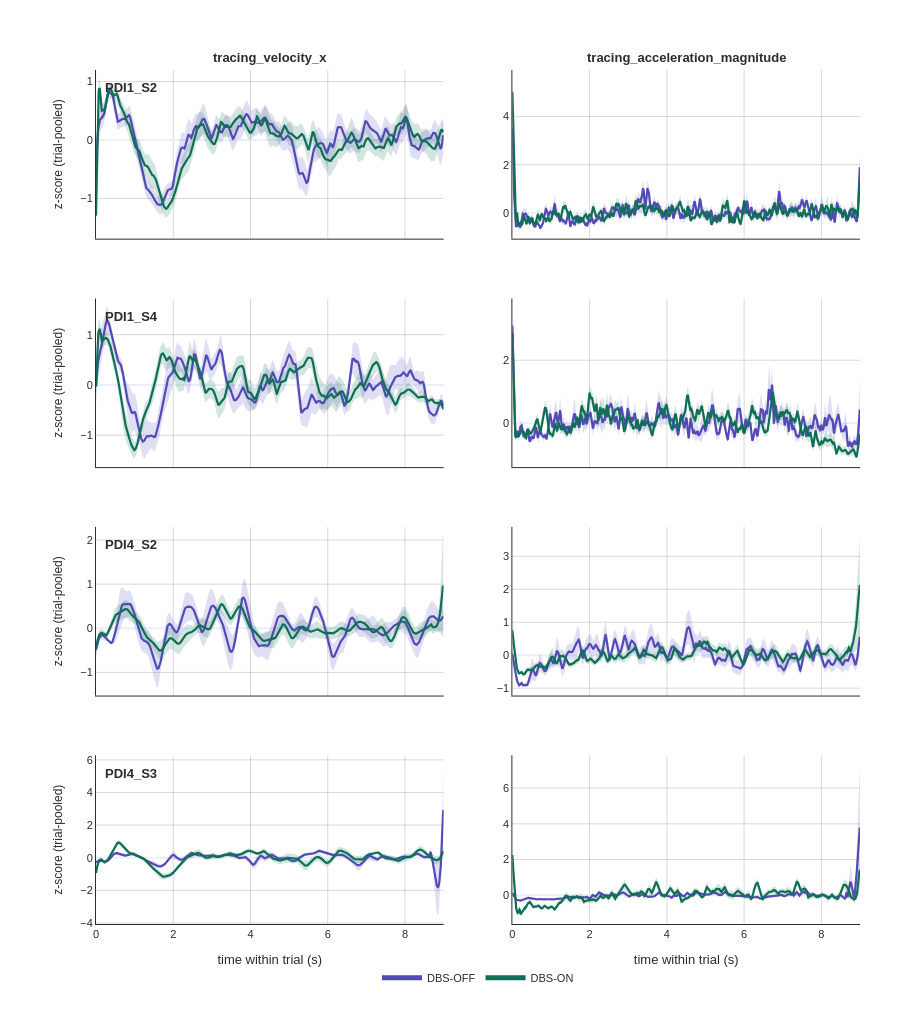

The code cell stored with this chart in its notebook:
### Markdown cell above
## Fig 6: Tracing speed DBS comparison (velocity & acceleration, 4 sessions)

### Code cell
FS = 200

def _z_column_indices_for_outputs(triplet):
    res = load_split_results(RESULTS_ROOT, triplet.psid_variant, triplet.psid_run_ts, "test")
    names = channels_as_str_list(res.get("output_channels")) if res else []
    def _ix(exact):
        for i, n in enumerate(names):
            if str(n) == exact:
                return i
        return None
    iv = _ix("tracing_velocity_x")
    ia = _ix("tracing_acceleration_magnitude")
    return (iv if iv is not None else 0, ia if ia is not None else 1)

def _trial_z_column(z_arr, col_idx):
    if z_arr is None:
        return np.full(FS * 9, np.nan)
    za = np.asarray(z_arr, dtype=float)
    if za.ndim == 2:
        if col_idx >= za.shape[1]:
            return np.full(FS * 9, np.nan)
        za = za[:, col_idx]
    else:
        za = za.ravel()
    if len(za) < FS * 9:
        return np.pad(za, (0, FS * 9 - len(za)), constant_values=np.nan)
    return za[:FS * 9]

def _zscore_traces(z_off, z_on):
    def _norm(seq):
        if not seq:
            return seq
        pool = np.concatenate([np.asarray(a, dtype=float).ravel() for a in seq])
        pool = pool[np.isfinite(pool)]
        if not pool.size:
            return seq
        mu, sig = float(np.mean(pool)), float(np.std(pool))
        if sig < 1e-9:
            sig = 1.0
        return [(np.asarray(a, dtype=float) - mu) / sig for a in seq]
    return _norm(z_off), _norm(z_on)

triplets = get_triplets()
n_sessions_tr = len(triplets)
t = np.arange(FS * 9) / FS

# Layout: one row per session × 2 columns (velocity | acceleration). Drop per-cell
# subplot_titles to avoid repeated labels; use one session annotation per row instead.
fig = make_subplots(
    rows=n_sessions_tr, cols=2, shared_xaxes=True, shared_yaxes=False,
    vertical_spacing=0.07, horizontal_spacing=0.09,
)

trial_counts: list[tuple[str, int, int]] = []
for pi, tri in enumerate(triplets):
    trials = load_results_for_triplet(tri)
    if not trials:
        continue
    iv, ia = _z_column_indices_for_outputs(tri)

    def _collect(col_idx):
        off_l, on_l = [], []
        for row in trials:
            z = row.get("Z")
            if z is None:
                continue
            za = _trial_z_column(z, col_idx)
            stim = row.get("stim", "off")
            (off_l if stim == "off" else on_l).append(za)
        return off_l, on_l

    row = pi + 1
    show_legend_cell = (pi == 0)
    panel_counts = {"off": 0, "on": 0}
    for col_plot, col_idx in ((1, iv), (2, ia)):
        z_off, z_on = _collect(col_idx)
        z_off, z_on = _zscore_traces(z_off, z_on)
        for cond, col_c, clabel, key in (
            (z_off, OFF_C, "DBS-OFF", "off"),
            (z_on,  ON_C,  "DBS-ON",  "on"),
        ):
            if not cond:
                continue
            mat = np.vstack(cond)
            mean = np.nanmean(mat, axis=0)
            sem = np.nanstd(mat, axis=0) / np.sqrt(max(len(mat), 1))
            r_c, g_c, b_c = (
                int(col_c[1:3], 16), int(col_c[3:5], 16), int(col_c[5:7], 16),
            )
            ribbon = f"rgba({r_c},{g_c},{b_c},0.18)"
            fig.add_trace(go.Scatter(
                x=np.concatenate([t, t[::-1]]),
                y=np.concatenate([mean + sem, (mean - sem)[::-1]]),
                fill="toself", fillcolor=ribbon, line=dict(width=0),
                hoverinfo="skip", showlegend=False, legendgroup=clabel,
            ), row=row, col=col_plot)
            fig.add_trace(go.Scatter(
                x=t, y=mean, mode="lines",
                line=dict(color=col_c, width=2.2),
                showlegend=(show_legend_cell and col_plot == 1),
                name=clabel, legendgroup=clabel,
            ), row=row, col=col_plot)
            panel_counts[key] = len(cond)

    # In-panel session tag inside the velocity (left) cell.
    xref = "x" if row == 1 else f"x{(row - 1) * 2 + 1}"
    yref = "y" if row == 1 else f"y{(row - 1) * 2 + 1}"
    fig.add_annotation(
        x=0.02, y=0.95, xref=f"{xref} domain", yref=f"{yref} domain",
        text=f"<b>{tri.label}</b>", xanchor="left", yanchor="top",
        showarrow=False, font=dict(size=FONT_SIZE_LABEL, family=FONT_FAMILY),
    )
    trial_counts.append((tri.label or "", panel_counts["off"], panel_counts["on"]))

# Column header annotations (once, at the top of the figure).
fig.add_annotation(
    x=0.5, y=1.02, xref="x domain", yref="y domain",
    text="<b>tracing_velocity_x</b>", showarrow=False, xanchor="center", yanchor="bottom",
    font=dict(size=FONT_SIZE_LABEL, family=FONT_FAMILY),
)
fig.add_annotation(
    x=0.5, y=1.02, xref="x2 domain", yref="y2 domain",
    text="<b>tracing_acceleration_magnitude</b>", showarrow=False,
    xanchor="center", yanchor="bottom",
    font=dict(size=FONT_SIZE_LABEL, family=FONT_FAMILY),
)

apply_thesis_style(
    fig, ThesisTheme.LIGHT,
    height=max(220 * n_sessions_tr + 140, 680),
    margin=dict(l=96, r=40, t=70, b=96),
    legend_y=-0.08,
)
fig.update_xaxes(range=[0, 9])
for rr in range(1, n_sessions_tr + 1):
    for cc in (1, 2):
        if rr == n_sessions_tr:
            fig.update_xaxes(title_text="time within trial (s)",
                             title_font=dict(size=FONT_SIZE_LABEL, family=FONT_FAMILY),
                             row=rr, col=cc)
        if cc == 1:
            fig.update_yaxes(title_text="z-score (trial-pooled)",
                             title_font=dict(size=FONT_SIZE_BASE, family=FONT_FAMILY),
                             row=rr, col=cc)

fig.write_image(str(OUT / 'fig_006_tracing_speed.png'),
                width=1100, height=max(220 * n_sessions_tr + 140, 680), scale=2)
fig.show()
print(
    "Fig 6 — Trial-averaged behavioural trajectories aligned to trial onset (0-9 s), "
    "pooled across all test trials and z-scored per condition. Left column: tracing_velocity_x. "
    "Right column: tracing_acceleration_magnitude. One row per session; trial counts "
    + ", ".join(f"{lab}: {n_off} OFF / {n_on} ON" for lab, n_off, n_on in trial_counts) + ". "
    "Data source: PSID test-split Z arrays."
)

### Figure 1 — Plotly figure (JSON) as saved in the notebook; plotly's stock layout.template omitted (floating-point values rounded to 4 significant figures; data arrays with more than 128 entries replaced by an {"elided": "..."} marker saying what was removed)
{"data": [{"fill": "toself", "fillcolor": "rgba(83,74,183,0.18)", "hoverinfo": "skip", "legendgroup": "DBS-OFF", "line": {"width": 0}, "showlegend": false, "type": "scatter", "x": {"elided": "3600 float values"}, "xaxis": "x", "y": {"elided": "3600 float values"}, "yaxis": "y"}, {"legendgroup": "DBS-OFF", "line": {"color": "#534AB7", "width": 2.2}, "mode": "lines", "name": "DBS-OFF", "showlegend": true, "type": "scatter", "x": {"elided": "1800 float values"}, "xaxis": "x", "y": {"elided": "1800 float values"}, "yaxis": "y"}, {"fill": "toself", "fillcolor": "rgba(15,110,86,0.18)", "hoverinfo": "skip", "legendgroup": "DBS-ON", "line": {"width": 0}, "showlegend": false, "type": "scatter", "x": {"elided": "3600 float values"}, "xaxis": "x", "y": {"elided": "3600 float values"}, "yaxis": "y"}, {"legendgroup": "DBS-ON", "line": {"color": "#0F6E56", "width": 2.2}, "mode": "lines", "name": "DBS-ON", "showlegend": true, "type": "scatter", "x": {"elided": "1800 float values"}, "xaxis": "x", "y": {"elided": "1800 float values"}, "yaxis": "y"}, {"fill": "toself", "fillcolor": "rgba(83,74,183,0.18)", "hoverinfo": "skip", "legendgroup": "DBS-OFF", "line": {"width": 0}, "showlegend": false, "type": "scatter", "x": {"elided": "3600 float values"}, "xaxis": "x2", "y": {"elided": "3600 float values"}, "yaxis": "y2"}, {"legendgroup": "DBS-OFF", "line": {"color": "#534AB7", "width": 2.2}, "mode": "lines", "name": "DBS-OFF", "showlegend": false, "type": "scatter", "x": {"elided": "1800 float values"}, "xaxis": "x2", "y": {"elided": "1800 float values"}, "yaxis": "y2"}, {"fill": "toself", "fillcolor": "rgba(15,110,86,0.18)", "hoverinfo": "skip", "legendgroup": "DBS-ON", "line": {"width": 0}, "showlegend": false, "type": "scatter", "x": {"elided": "3600 float values"}, "xaxis": "x2", "y": {"elided": "3600 float values"}, "yaxis": "y2"}, {"legendgroup": "DBS-ON", "line": {"color": "#0F6E56", "width": 2.2}, "mode": "lines", "name": "DBS-ON", "showlegend": false, "type": "scatter", "x": {"elided": "1800 float values"}, "xaxis": "x2", "y": {"elided": "1800 float values"}, "yaxis": "y2"}, {"fill": "toself", "fillcolor": "rgba(83,74,183,0.18)", "hoverinfo": "skip", "legendgroup": "DBS-OFF", "line": {"width": 0}, "showlegend": false, "type": "scatter", "x": {"elided": "3600 float values"}, "xaxis": "x3", "y": {"elided": "3600 float values"}, "yaxis": "y3"}, {"legendgroup": "DBS-OFF", "line": {"color": "#534AB7", "width": 2.2}, "mode": "lines", "name": "DBS-OFF", "showlegend": false, "type": "scatter", "x": {"elided": "1800 float values"}, "xaxis": "x3", "y": {"elided": "1800 float values"}, "yaxis": "y3"}, {"fill": "toself", "fillcolor": "rgba(15,110,86,0.18)", "hoverinfo": "skip", "legendgroup": "DBS-ON", "line": {"width": 0}, "showlegend": false, "type": "scatter", "x": {"elided": "3600 float values"}, "xaxis": "x3", "y": {"elided": "3600 float values"}, "yaxis": "y3"}, {"legendgroup": "DBS-ON", "line": {"color": "#0F6E56", "width": 2.2}, "mode": "lines", "name": "DBS-ON", "showlegend": false, "type": "scatter", "x": {"elided": "1800 float values"}, "xaxis": "x3", "y": {"elided": "1800 float values"}, "yaxis": "y3"}, {"fill": "toself", "fillcolor": "rgba(83,74,183,0.18)", "hoverinfo": "skip", "legendgroup": "DBS-OFF", "line": {"width": 0}, "showlegend": false, "type": "scatter", "x": {"elided": "3600 float values"}, "xaxis": "x4", "y": {"elided": "3600 float values"}, "yaxis": "y4"}, {"legendgroup": "DBS-OFF", "line": {"color": "#534AB7", "width": 2.2}, "mode": "lines", "name": "DBS-OFF", "showlegend": false, "type": "scatter", "x": {"elided": "1800 float values"}, "xaxis": "x4", "y": {"elided": "1800 float values"}, "yaxis": "y4"}, {"fill": "toself", "fillcolor": "rgba(15,110,86,0.18)", "hoverinfo": "skip", "legendgroup": "DBS-ON", "line": {"width": 0}, "showlegend": false, "type": "scatter", "x": {"elided": "3600 float values"}, "xaxis": "x4", "y": {"elided": "3600 float values"}, "yaxis": "y4"}, {"legendgroup": "DBS-ON", "line": {"color": "#0F6E56", "width": 2.2}, "mode": "lines", "name": "DBS-ON", "showlegend": false, "type": "scatter", "x": {"elided": "1800 float values"}, "xaxis": "x4", "y": {"elided": "1800 float values"}, "yaxis": "y4"}, {"fill": "toself", "fillcolor": "rgba(83,74,183,0.18)", "hoverinfo": "skip", "legendgroup": "DBS-OFF", "line": {"width": 0}, "showlegend": false, "type": "scatter", "x": {"elided": "3600 float values"}, "xaxis": "x5", "y": {"elided": "3600 float values"}, "yaxis": "y5"}, {"legendgroup": "DBS-OFF", "line": {"color": "#534AB7", "width": 2.2}, "mode": "lines", "name": "DBS-OFF", "showlegend": false, "type": "scatter", "x": {"elided": "1800 float values"}, "xaxis": "x5", "y": {"elided": "1800 float values"}, "yaxis": "y5"}, {"fill": "toself", "fillcolor": "rgba(15,110,86,0.18)", "hoverinfo": "skip", "legendgroup": "DBS-ON", "line": {"width": 0}, "showlegend": false, "type": "scatter", "x": {"elided": "3600 float values"}, "xaxis": "x5", "y": {"elided": "3600 float values"}, "yaxis": "y5"}, {"legendgroup": "DBS-ON", "line": {"color": "#0F6E56", "width": 2.2}, "mode": "lines", "name": "DBS-ON", "showlegend": false, "type": "scatter", "x": {"elided": "1800 float values"}, "xaxis": "x5", "y": {"elided": "1800 float values"}, "yaxis": "y5"}, {"fill": "toself", "fillcolor": "rgba(83,74,183,0.18)", "hoverinfo": "skip", "legendgroup": "DBS-OFF", "line": {"width": 0}, "showlegend": false, "type": "scatter", "x": {"elided": "3600 float values"}, "xaxis": "x6", "y": {"elided": "3600 float values"}, "yaxis": "y6"}, {"legendgroup": "DBS-OFF", "line": {"color": "#534AB7", "width": 2.2}, "mode": "lines", "name": "DBS-OFF", "showlegend": false, "type": "scatter", "x": {"elided": "1800 float values"}, "xaxis": "x6", "y": {"elided": "1800 float values"}, "yaxis": "y6"}, {"fill": "toself", "fillcolor": "rgba(15,110,86,0.18)", "hoverinfo": "skip", "legendgroup": "DBS-ON", "line": {"width": 0}, "showlegend": false, "type": "scatter", "x": {"elided": "3600 float values"}, "xaxis": "x6", "y": {"elided": "3600 float values"}, "yaxis": "y6"}, {"legendgroup": "DBS-ON", "line": {"color": "#0F6E56", "width": 2.2}, "mode": "lines", "name": "DBS-ON", "showlegend": false, "type": "scatter", "x": {"elided": "1800 float values"}, "xaxis": "x6", "y": {"elided": "1800 float values"}, "yaxis": "y6"}, {"fill": "toself", "fillcolor": "rgba(83,74,183,0.18)", "hoverinfo": "skip", "legendgroup": "DBS-OFF", "line": {"width": 0}, "showlegend": false, "type": "scatter", "x": {"elided": "3600 float values"}, "xaxis": "x7", "y": {"elided": "3600 float values"}, "yaxis": "y7"}, {"legendgroup": "DBS-OFF", "line": {"color": "#534AB7", "width": 2.2}, "mode": "lines", "name": "DBS-OFF", "showlegend": false, "type": "scatter", "x": {"elided": "1800 float values"}, "xaxis": "x7", "y": {"elided": "1800 float values"}, "yaxis": "y7"}, {"fill": "toself", "fillcolor": "rgba(15,110,86,0.18)", "hoverinfo": "skip", "legendgroup": "DBS-ON", "line": {"width": 0}, "showlegend": false, "type": "scatter", "x": {"elided": "3600 float values"}, "xaxis": "x7", "y": {"elided": "3600 float values"}, "yaxis": "y7"}, {"legendgroup": "DBS-ON", "line": {"color": "#0F6E56", "width": 2.2}, "mode": "lines", "name": "DBS-ON", "showlegend": false, "type": "scatter", "x": {"elided": "1800 float values"}, "xaxis": "x7", "y": {"elided": "1800 float values"}, "yaxis": "y7"}, {"fill": "toself", "fillcolor": "rgba(83,74,183,0.18)", "hoverinfo": "skip", "legendgroup": "DBS-OFF", "line": {"width": 0}, "showlegend": false, "type": "scatter", "x": {"elided": "3600 float values"}, "xaxis": "x8", "y": {"elided": "3600 float values"}, "yaxis": "y8"}, {"legendgroup": "DBS-OFF", "line": {"color": "#534AB7", "width": 2.2}, "mode": "lines", "name": "DBS-OFF", "showlegend": false, "type": "scatter", "x": {"elided": "1800 float values"}, "xaxis": "x8", "y": {"elided": "1800 float values"}, "yaxis": "y8"}, {"fill": "toself", "fillcolor": "rgba(15,110,86,0.18)", "hoverinfo": "skip", "legendgroup": "DBS-ON", "line": {"width": 0}, "showlegend": false, "type": "scatter", "x": {"elided": "3600 float values"}, "xaxis": "x8", "y": {"elided": "3600 float values"}, "yaxis": "y8"}, {"legendgroup": "DBS-ON", "line": {"color": "#0F6E56", "width": 2.2}, "mode": "lines", "name": "DBS-ON", "showlegend": false, "type": "scatter", "x": {"elided": "1800 float values"}, "xaxis": "x8", "y": {"elided": "1800 float values"}, "yaxis": "y8"}], "layout": {"annotations": [{"font": {"family": "Arial, Helvetica, sans-serif", "size": 13}, "showarrow": false, "text": "<b>PDI1_S2</b>", "x": 0.02, "xanchor": "left", "xref": "x domain", "y": 0.95, "yanchor": "top", "yref": "y domain"}, {"font": {"family": "Arial, Helvetica, sans-serif", "size": 13}, "showarrow": false, "text": "<b>PDI1_S4</b>", "x": 0.02, "xanchor": "left", "xref": "x3 domain", "y": 0.95, "yanchor": "top", "yref": "y3 domain"}, {"font": {"family": "Arial, Helvetica, sans-serif", "size": 13}, "showarrow": false, "text": "<b>PDI4_S2</b>", "x": 0.02, "xanchor": "left", "xref": "x5 domain", "y": 0.95, "yanchor": "top", "yref": "y5 domain"}, {"font": {"family": "Arial, Helvetica, sans-serif", "size": 13}, "showarrow": false, "text": "<b>PDI4_S3</b>", "x": 0.02, "xanchor": "left", "xref": "x7 domain", "y": 0.95, "yanchor": "top", "yref": "y7 domain"}, {"font": {"family": "Arial, Helvetica, sans-serif", "size": 13}, "showarrow": false, "text": "<b>tracing_velocity_x</b>", "x": 0.5, "xanchor": "center", "xref": "x domain", "y": 1.02, "yanchor": "bottom", "yref": "y domain"}, {"font": {"family": "Arial, Helvetica, sans-serif", "size": 13}, "showarrow": false, "text": "<b>tracing_acceleration_magnitude</b>", "x": 0.5, "xanchor": "center", "xref": "x2 domain", "y": 1.02, "yanchor": "bottom", "yref": "y2 domain"}], "font": {"color": "#2C2C2A", "family": "Arial, Helvetica, sans-serif", "size": 12}, "height": 1020, "hovermode": "x unified", "legend": {"bgcolor": "rgba(0,0,0,0)", "font": {"size": 11}, "itemsizing": "constant", "itemwidth": 40, "orientation": "h", "tracegroupgap": 8, "x": 0.5, "xanchor": "center", "y": -0.08, "yanchor": "bottom"}, "margin": {"b": 96, "l": 96, "r": 40, "t": 70}, "paper_bgcolor": "#FFFFFF", "plot_bgcolor": "#FFFFFF", "showlegend": true, "xaxis": {"anchor": "y", "domain": [0, 0.455], "gridcolor": "rgba(0,0,0,0.15)", "linecolor": "#2C2C2A", "linewidth": 1, "matches": "x7", "mirror": false, "range": [0, 9], "showgrid": true, "showline": true, "showticklabels": false, "tickfont": {"size": 11}}, "xaxis2": {"anchor": "y2", "domain": [0.545, 1], "gridcolor": "rgba(0,0,0,0.15)", "linecolor": "#2C2C2A", "linewidth": 1, "matches": "x8", "mirror": false, "range": [0, 9], "showgrid": true, "showline": true, "showticklabels": false, "tickfont": {"size": 11}}, "xaxis3": {"anchor": "y3", "domain": [0, 0.455], "gridcolor": "rgba(0,0,0,0.15)", "linecolor": "#2C2C2A", "linewidth": 1, "matches": "x7", "mirror": false, "range": [0, 9], "showgrid": true, "showline": true, "showticklabels": false, "tickfont": {"size": 11}}, "xaxis4": {"anchor": "y4", "domain": [0.545, 1], "gridcolor": "rgba(0,0,0,0.15)", "linecolor": "#2C2C2A", "linewidth": 1, "matches": "x8", "mirror": false, "range": [0, 9], "showgrid": true, "showline": true, "showticklabels": false, "tickfont": {"size": 11}}, "xaxis5": {"anchor": "y5", "domain": [0, 0.455], "gridcolor": "rgba(0,0,0,0.15)", "linecolor": "#2C2C2A", "linewidth": 1, "matches": "x7", "mirror": false, "range": [0, 9], "showgrid": true, "showline": true, "showticklabels": false, "tickfont": {"size": 11}}, "xaxis6": {"anchor": "y6", "domain": [0.545, 1], "gridcolor": "rgba(0,0,0,0.15)", "linecolor": "#2C2C2A", "linewidth": 1, "matches": "x8", "mirror": false, "range": [0, 9], "showgrid": true, "showline": true, "showticklabels": false, "tickfont": {"size": 11}}, "xaxis7": {"anchor": "y7", "domain": [0, 0.455], "gridcolor": "rgba(0,0,0,0.15)", "linecolor": "#2C2C2A", "linewidth": 1, "mirror": false, "range": [0, 9], "showgrid": true, "showline": true, "tickfont": {"size": 11}, "title": {"font": {"family": "Arial, Helvetica, sans-serif", "size": 13}, "text": "time within trial (s)"}}, "xaxis8": {"anchor": "y8", "domain": [0.545, 1], "gridcolor": "rgba(0,0,0,0.15)", "linecolor": "#2C2C2A", "linewidth": 1, "mirror": false, "range": [0, 9], "showgrid": true, "showline": true, "tickfont": {"size": 11}, "title": {"font": {"family": "Arial, Helvetica, sans-serif", "size": 13}, "text": "time within trial (s)"}}, "yaxis": {"anchor": "x", "domain": [0.8025, 1], "gridcolor": "rgba(0,0,0,0.15)", "linecolor": "#2C2C2A", "linewidth": 1, "mirror": false, "showgrid": true, "showline": true, "tickfont": {"size": 11}, "title": {"font": {"family": "Arial, Helvetica, sans-serif", "size": 12}, "text": "z-score (trial-pooled)"}}, "yaxis2": {"anchor": "x2", "domain": [0.8025, 1], "gridcolor": "rgba(0,0,0,0.15)", "linecolor": "#2C2C2A", "linewidth": 1, "mirror": false, "showgrid": true, "showline": true, "tickfont": {"size": 11}}, "yaxis3": {"anchor": "x3", "domain": [0.535, 0.7325], "gridcolor": "rgba(0,0,0,0.15)", "linecolor": "#2C2C2A", "linewidth": 1, "mirror": false, "showgrid": true, "showline": true, "tickfont": {"size": 11}, "title": {"font": {"family": "Arial, Helvetica, sans-serif", "size": 12}, "text": "z-score (trial-pooled)"}}, "yaxis4": {"anchor": "x4", "domain": [0.535, 0.7325], "gridcolor": "rgba(0,0,0,0.15)", "linecolor": "#2C2C2A", "linewidth": 1, "mirror": false, "showgrid": true, "showline": true, "tickfont": {"size": 11}}, "yaxis5": {"anchor": "x5", "domain": [0.2675, 0.465], "gridcolor": "rgba(0,0,0,0.15)", "linecolor": "#2C2C2A", "linewidth": 1, "mirror": false, "showgrid": true, "showline": true, "tickfont": {"size": 11}, "title": {"font": {"family": "Arial, Helvetica, sans-serif", "size": 12}, "text": "z-score (trial-pooled)"}}, "yaxis6": {"anchor": "x6", "domain": [0.2675, 0.465], "gridcolor": "rgba(0,0,0,0.15)", "linecolor": "#2C2C2A", "linewidth": 1, "mirror": false, "showgrid": true, "showline": true, "tickfont": {"size": 11}}, "yaxis7": {"anchor": "x7", "domain": [0, 0.1975], "gridcolor": "rgba(0,0,0,0.15)", "linecolor": "#2C2C2A", "linewidth": 1, "mirror": false, "showgrid": true, "showline": true, "tickfont": {"size": 11}, "title": {"font": {"family": "Arial, Helvetica, sans-serif", "size": 12}, "text": "z-score (trial-pooled)"}}, "yaxis8": {"anchor": "x8", "domain": [0, 0.1975], "gridcolor": "rgba(0,0,0,0.15)", "linecolor": "#2C2C2A", "linewidth": 1, "mirror": false, "showgrid": true, "showline": true, "tickfont": {"size": 11}}}}
